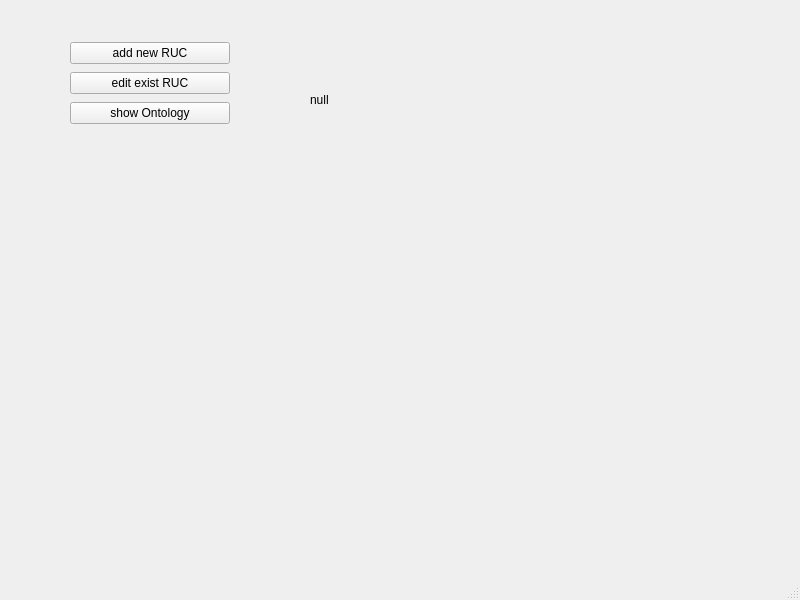
<?xml version="1.0" encoding="UTF-8"?>
<ui version="4.0">
 <class>Start</class>
 <widget class="QMainWindow" name="Start">
  <property name="geometry">
   <rect>
    <x>0</x>
    <y>0</y>
    <width>800</width>
    <height>600</height>
   </rect>
  </property>
  <property name="windowTitle">
   <string>MainWindow</string>
  </property>
  <widget class="QWidget" name="centralwidget">
   <widget class="QWidget" name="verticalLayoutWidget">
    <property name="geometry">
     <rect>
      <x>70</x>
      <y>40</y>
      <width>160</width>
      <height>89</height>
     </rect>
    </property>
    <layout class="QVBoxLayout" name="verticalLayout">
     <item>
      <widget class="QPushButton" name="addRUC">
       <property name="text">
        <string>add new RUC</string>
       </property>
      </widget>
     </item>
     <item>
      <widget class="QPushButton" name="editRUC">
       <property name="text">
        <string>edit exist RUC</string>
       </property>
      </widget>
     </item>
     <item>
      <widget class="QPushButton" name="showOnt">
       <property name="text">
        <string>show Ontology</string>
       </property>
      </widget>
     </item>
    </layout>
   </widget>
   <widget class="QLabel" name="ontologyPathLabel">
    <property name="geometry">
     <rect>
      <x>310</x>
      <y>90</y>
      <width>461</width>
      <height>20</height>
     </rect>
    </property>
    <property name="text">
     <string>null</string>
    </property>
   </widget>
  </widget>
  <widget class="QMenuBar" name="menubar">
   <property name="geometry">
    <rect>
     <x>0</x>
     <y>0</y>
     <width>800</width>
     <height>22</height>
    </rect>
   </property>
  </widget>
  <widget class="QStatusBar" name="statusbar"/>
 </widget>
 <resources/>
 <connections/>
</ui>
